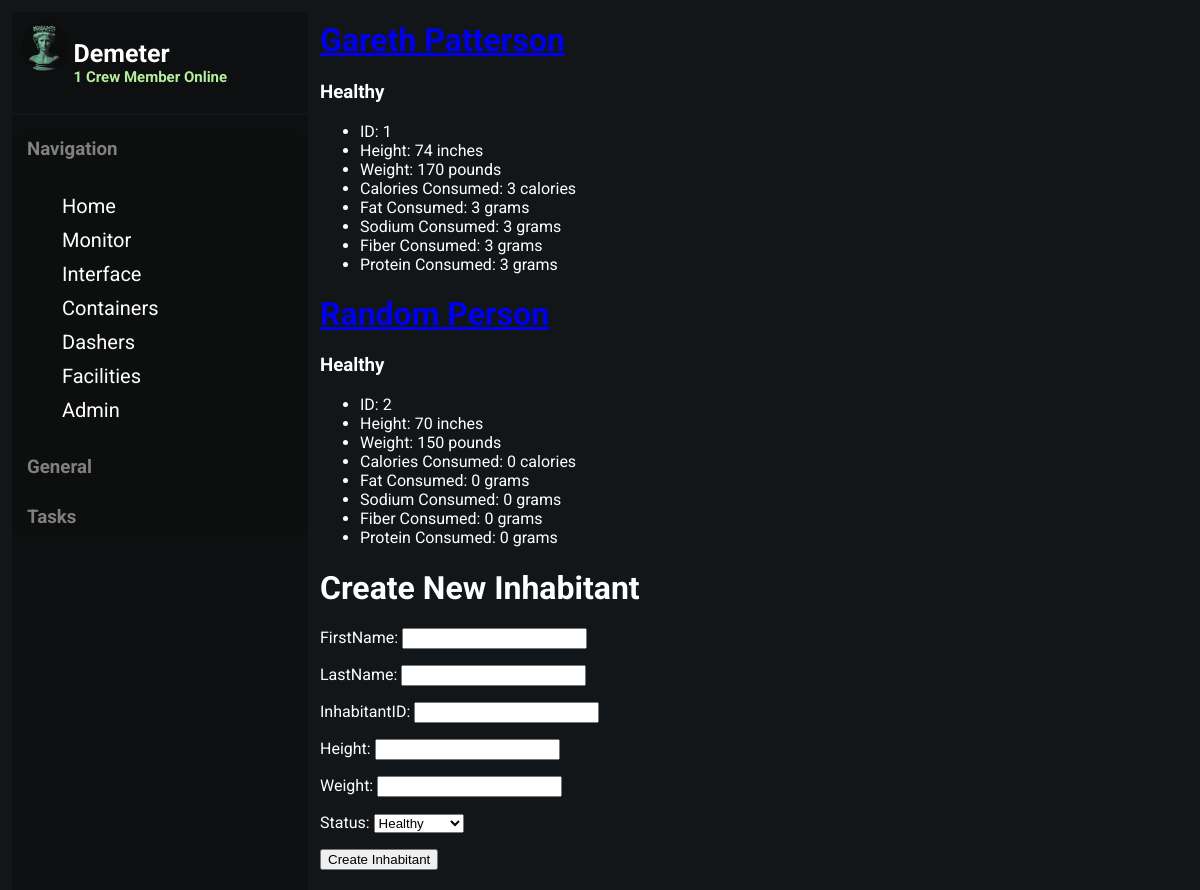
Screenshot of /monitor/ with the database file from the repository.
### inhabitant/models.py (models this page shows, shortened)
class DailyNutrition(models.Model):
    dailyNutrition = models.UUIDField(default=uuid.uuid4, editable=True, unique=True)
    inhabitant = models.ForeignKey(Inhabitant, on_delete=models.CASCADE, related_name="Nutrition")
    dateStamp = models.DateField(default=datetime.today)
    timeStamp = models.DateTimeField(default=datetime.now)
    foodEaten = models.TextField(null=True, blank=True)
    caloriesConsumed = models.IntegerField(default=0, blank=False, null=False, validators=[MinValueValidator(0)])
    fatConsumed = models.IntegerField(default=0, blank=False, null=False, validators=[MinValueValidator(0)])
    sodiumConsumed = models.IntegerField(default=0, blank=False, null=False, validators=[MinValueValidator(0)])
    fiberConsumed = models.IntegerField(default=0, blank=False, null=False, validators=[MinValueValidator(0)])
    proteinConsumed = models.IntegerField(default=0, blank=False, null=False, validators=[MinValueValidator(0)])

class Inhabitant(models.Model):
    STATUS = [
    ("Healthy", "Healthy"),
    ("Sick", "Sick"),
    ("Recovering","Recovering"),
    ("Injured","Injured"),
    ("Deceased","Deceased"),
    ]
    firstName = models.CharField(max_length=64)
    lastName = models.CharField(max_length=64)
    inhabitantID = models.CharField(max_length=64,primary_key=True)
    height =models.IntegerField(blank=False)
    weight = models.IntegerField(blank=False)
    status = models.CharField(max_length=64,default="Healthy",choices=STATUS)
    isVegetarian = models.BooleanField(default=False)
    allergyGluten = models.BooleanField(default=False)
    allergyDairy = models.BooleanField(default=False)

### inhabitant/views.py (the view)
# urls.py: path("monitor/",views.healthMonitor,name="monitor"),
def healthMonitor(request):
    nutrition = DailyNutrition.objects.all()
    inhabitants = Inhabitant.objects.all()
    typeRation = TypeRation.objects.all()
    if request.method == 'POST':
        form = InhabitantForm(request.POST)
        if form.is_valid():
            inhabModel = form.save()
            dn = DailyNutrition.objects.create(
                inhabitant=inhabModel,
            )
    else:
        form = InhabitantForm()
    context ={
        "inhabitant": inhabitants,
        "nutrition": nutrition,
        "form":form,
    }
    return render(request, "inhabitant/monitor.html",context)

### inhabitant/forms.py
class InhabitantForm(forms.ModelForm):
    class Meta:
        model = Inhabitant
        fields = [
            "firstName",
            "lastName",
            "inhabitantID",
            "height",
            "weight",
            "status",
            ]

### inhabitant/templates/inhabitant/monitor.html (shortened to what this page needs)
{% extends 'inhabitant/base.html' %}
{% block body%}
{% load static %}
<link rel="stylesheet" type="text/css" href="{% static 'css/home.css' %}">
{% for person in nutrition %}
<div>
<h1 class="inhabitant-display"><a href="{% url 'inhabdash' inhabitantID=person.inhabitant.inhabitantID %}" >{{ person.inhabitant.firstName }} {{ person.inhabitant.lastName }}</a></h1>
<h3>{{ person.inhabitant.status }}</h3>
    <ul>
        <li>ID: {{ person.inhabitant.inhabitantID }}</li>
        <li>Height: {{ person.inhabitant.height }} inches</li>
        <li>Weight: {{ person.inhabitant.weight }} pounds</li>
        <li>Calories Consumed: {{ person.caloriesConsumed }} calories</li>
        <li>Fat Consumed: {{ person.fatConsumed }} grams</li>
        <li>Sodium Consumed: {{ person.sodiumConsumed }} grams</li>
        <li>Fiber Consumed: {{ person.fiberConsumed }} grams</li>
        <li>Protein Consumed: {{ person.proteinConsumed }} grams</li>
    </ul>
</div>
{% endfor %}
<h1>Create New Inhabitant</h1>
<form action="" method="post">
    {{ form.as_p }}
    <button type="submit">Create Inhabitant</button>
</form>
{% endblock body %}

### inhabitant/static/css/base.css (style rules this page uses)
.body { background-color: #121619; font-family: 'Roboto', sans-serif; color: white; padding: 20px; margin: 0%; padding: 0%; }

### rows the page displays
DailyNutrition: inhabitant.status "Healthy", inhabitant.inhabitantID "1", inhabitant.height "74", inhabitant.weight "170", caloriesConsumed "3", fatConsumed "3", sodiumConsumed "3", fiberConsumed "3", proteinConsumed "3"
DailyNutrition: inhabitant.status "Healthy", inhabitant.inhabitantID "2", inhabitant.height "70", inhabitant.weight "150", caloriesConsumed "0", fatConsumed "0", sodiumConsumed "0", fiberConsumed "0", proteinConsumed "0"
